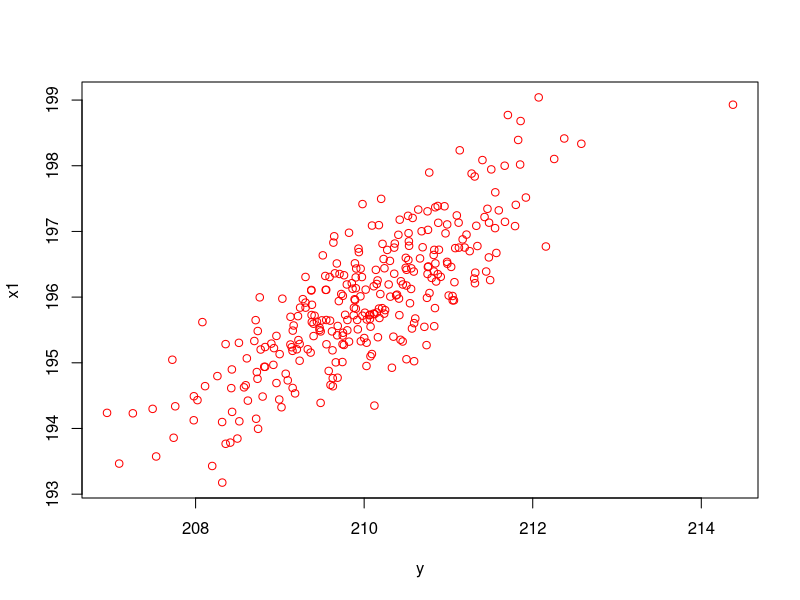
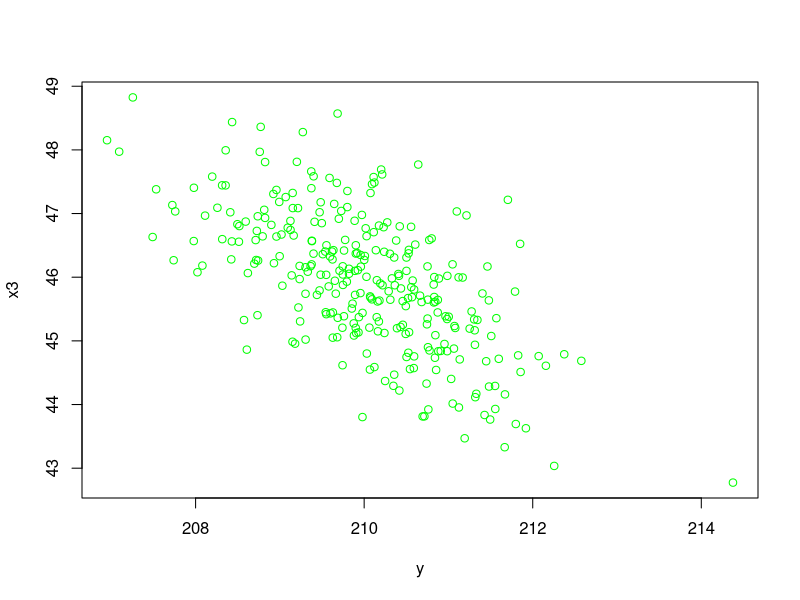

Generate these figures, in order, with R:
install.packages('car')
library(lmtest)
library(car)

setwd('C:/Users/mpapa/Documents/EkonomTask/')
data <- read.table('KuznetsovData.txt', dec = '.', sep = '\t', header = TRUE, encoding = 'utf-8')
data

y <- data$y
x1 <- data$x1
x2 <- data$x2
x3 <- data$x3
y
x1
x2
x3
cor(data) # Корреляционная матрица
#Ранжировка: возьмем только те параметры, где корреляции наиболее сильна, это x1(0.8178), x3(-0.6332)


# Строю диаграммы рассеяния
plot(y, x1, col = 'red')
plot(y, x3, col = 'green')



# Парная модель
m <- lm(y~x1)
sm <- summary(m)
sm

A1 <- sum(abs(sm$residuals/y)) / length(y) * 100 # Апроксимация
A1

confint(m, level = 0.95) # Доверительные интервалы

beta1 <- 0.8271 # Бета коэффициент для x1
beta1
delta1 <- cor(y, x1) * beta1 / 0.669 # Дельта коэффициент для x1
delta1
elastic1 <- beta1 * mean(x1) / mean(y) # Коэффициент эластичности для x1
elastic1


dwtest(m) # Тест Дарбина-Ватсона
bgtest(m, order = 1, order.by = NULL, type = c("Chisq", "F")) # Тест Бреуша-Годфри
gqtest(m, order.by = x1, fraction = 0.25) # Тест Голдфельда-Квандта для x1
bptest(m, studentize = TRUE) # Тест Бреуша-Пагана


# Множественная модель
pm <- lm(y~x1+x2+x3)
spm <- summary(pm)
spm

A2 <- sum(abs(spm$residuals/y)) / length(y) * 100 # Апроксимация
A2

confint(pm, level = 0.95) # Доверительные интервалы

#если эластичность меньше 1 то зависимая переменная не эластичная по x1
beta2 <- 0.8113 # Бета коэффициент для x1
beta2
delta2 <- cor(y, x1) * beta2 / 0.777 # Дельта коэффициент для x1
delta2
elastic2 <- beta2 * mean(x1) / mean(y) # Коэффициент эластичности для x1
elastic2


beta2_1 <- -0.1703 # Бета коэффициент для x2
delta2_1 <- cor(y,x2) * beta2_1 / 0.777 # Дельта коэффициент для x2
delta2_1
elastic2_1 <- beta2_1 * mean(x2) / mean(y) # Коэффициент эластичности для x2
elastic2_1

beta3 <- -0.3004 # Бета коэффициент для x3
beta3
delta3 <- cor(y, x3) * beta3 / 0.777 # Дельта коэффициент для x3
delta3
elastic3 <- beta3 * mean(x3) / mean(y) # Коэффициент эластичности для x3
elastic3


dwtest(pm) # Тест Дарбина-Ватсона
bgtest(pm, order = 1, order.by = NULL, type = c("Chisq", "F")) # Тест Бреуша-Годфри
gqtest(pm, order.by = x1, fraction = 0.25) # Тест Голдфельда-Квандта для x1
bptest(pm, studentize = TRUE) # Тест Бреуша-Пагана


# Сравнение моделей
determ <- c(0.669, 0.777)
adjust_determ <- c(0.668, 0.774)
st_error <- c(0.606, 0.499)
approx <- c(0.2332, 0.1895)
f_test <- c(602, 343)

compare <- data.frame(
  Determinate=determ,
  Adjust_determinate=adjust_determ,
  Standart_error=st_error,
  Approximation=approx,
  F_test=f_test
)
#Стандартная ошибка - чем меньше тем лучше
#Детерминация чем больше тем лучше
#Adjust - меньше лучше
#Апроксимация лучше когда меньше
#F тест чем больше тем лучше
compare <- rbind(compare, list("plural model", "plural model", "plural model", "plural model", "twin model"))
compare
print('Выигрывает множественная модель по 4 из 5 пунктов')